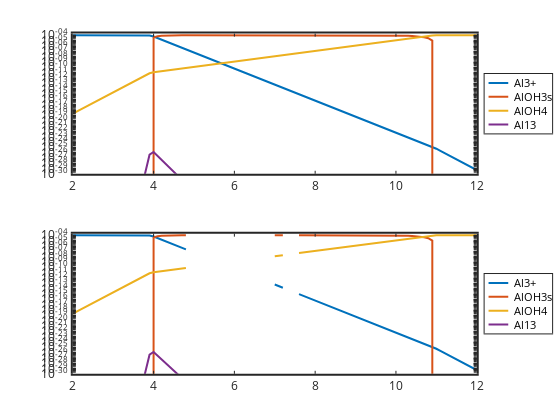

The code cell stored with this chart in its notebook:
### Code cell
subplot(211)
semilogy(pH,Alp3,'linewidth',2,pH,AlLOH3Rs,'linewidth',2,pH,AlLOHR4m,'linewidth',2, ...
pH,Al13LOHR32p7,'linewidth',2)
 set(gca,'linewidth',2,'fontsize',12)
legend('Al3+','AlOH3s','AlOH4','Al13','location','eastoutside')
axis([2 12 1e-30 2e-4])

subplot(212)
semilogy(pH,PAlp3,'linewidth',2,pH,PAlLOH3Rs,'linewidth',2,pH,PAlLOHR4m,'linewidth',2, ...
pH,PAl13LOHR32p7,'linewidth',2)
set(gca,'linewidth',2,'fontsize',12)
legend('Al3+','AlOH3s','AlOH4','Al13','location','eastoutside')
axis([2 12 1e-30 2e-4])

### Figure 1 — Plotly figure (JSON) as saved in the notebook; plotly's stock layout.template omitted (floating-point values rounded to 4 significant figures; data arrays with more than 128 entries replaced by an {"elided": "..."} marker saying what was removed)
{"data": [{"line": {"color": "rgb(0,113,188)", "dash": "solid", "width": 2}, "marker": {"color": "rgb(0,113,188)", "line": {"color": "rgb(0,113,188)"}, "size": 6, "symbol": "none"}, "mode": "lines", "name": "Al3+", "showlegend": true, "type": "scatter", "visibility": true, "x": [2, 2.1, 2.2, 2.3, 2.4, 2.5, 2.6, 2.7, 2.8, 2.9, 3, 3.1, 3.2, 3.3, 3.4, 3.5, 3.6, 3.7, 3.8, 3.9, 4, 4.1, 4.2, 4.3, 4.4, 4.5, 4.6, 4.7, 4.8, 4.9, 5, 5.1, 5.2, 5.3, 5.4, 5.5, 5.6, 5.7, 5.8, 5.9, 6, 6.1, 6.2, 6.3, 6.4, 6.5, 6.6, 6.7, 6.8, 6.9, 7, 7.1, 7.2, 7.3, 7.4, 7.5, 7.6, 7.7, 7.8, 7.9, 8, 8.1, 8.2, 8.3, 8.4, 8.5, 8.6, 8.7, 8.8, 8.9, 9, 9.1, 9.2, 9.3, 9.4, 9.5, 9.6, 9.7, 9.8, 9.9, 10, 10.1, 10.2, 10.3, 10.4, 10.5, 10.6, 10.7, 10.8, 10.9, 11, 11.1, 11.2, 11.3, 11.4, 11.5, 11.6, 11.7, 11.8, 11.9, 12], "xaxis": "x", "y": [9.989e-05, 9.986e-05, 9.983e-05, 9.978e-05, 9.972e-05, 9.965e-05, 9.956e-05, 9.945e-05, 9.931e-05, 9.913e-05, 9.891e-05, 9.862e-05, 9.827e-05, 9.783e-05, 9.729e-05, 9.66e-05, 9.575e-05, 9.469e-05, 9.339e-05, 9.179e-05, 5.702e-05, 2.858e-05, 1.432e-05, 7.178e-06, 3.597e-06, 1.803e-06, 9.036e-07, 4.529e-07, 2.27e-07, 1.138e-07, 5.702e-08, 2.858e-08, 1.432e-08, 7.178e-09, 3.597e-09, 1.803e-09, 9.036e-10, 4.529e-10, 2.27e-10, 1.138e-10, 5.702e-11, 2.858e-11, 1.432e-11, 7.178e-12, 3.597e-12, 1.803e-12, 9.036e-13, 4.529e-13, 2.27e-13, 1.138e-13, 5.702e-14, 2.858e-14, 1.432e-14, 7.178e-15, 3.597e-15, 1.803e-15, 9.036e-16, 4.529e-16, 2.27e-16, 1.138e-16, 5.702e-17, 2.858e-17, 1.432e-17, 7.178e-18, 3.597e-18, 1.803e-18, 9.036e-19, 4.529e-19, 2.27e-19, 1.138e-19, 5.702e-20, 2.858e-20, 1.432e-20, 7.178e-21, 3.597e-21, 1.803e-21, 9.036e-22, 4.529e-22, 2.27e-22, 1.138e-22, 5.702e-23, 2.858e-23, 1.432e-23, 7.178e-24, 3.597e-24, 1.803e-24, 9.036e-25, 4.529e-25, 2.27e-25, 1.138e-25, 5.012e-26, 1.995e-26, 7.943e-27, 3.162e-27, 1.259e-27, 5.012e-28, 1.995e-28, 7.943e-29, 3.162e-29, 1.259e-29, 5.012e-30], "yaxis": "y"}, {"line": {"color": "rgb(216,82,24)", "dash": "solid", "width": 2}, "marker": {"color": "rgb(216,82,24)", "line": {"color": "rgb(216,82,24)"}, "size": 6, "symbol": "none"}, "mode": "lines", "name": "AlOH3s", "showlegend": true, "type": "scatter", "visibility": true, "x": [2, 2.1, 2.2, 2.3, 2.4, 2.5, 2.6, 2.7, 2.8, 2.9, 3, 3.1, 3.2, 3.3, 3.4, 3.5, 3.6, 3.7, 3.8, 3.9, 4, 4.1, 4.2, 4.3, 4.4, 4.5, 4.6, 4.7, 4.8, 4.9, 5, 5.1, 5.2, 5.3, 5.4, 5.5, 5.6, 5.7, 5.8, 5.9, 6, 6.1, 6.2, 6.3, 6.4, 6.5, 6.6, 6.7, 6.8, 6.9, 7, 7.1, 7.2, 7.3, 7.4, 7.5, 7.6, 7.7, 7.8, 7.9, 8, 8.1, 8.2, 8.3, 8.4, 8.5, 8.6, 8.7, 8.8, 8.9, 9, 9.1, 9.2, 9.3, 9.4, 9.5, 9.6, 9.7, 9.8, 9.9, 10, 10.1, 10.2, 10.3, 10.4, 10.5, 10.6, 10.7, 10.8, 10.9, 11, 11.1, 11.2, 11.3, 11.4, 11.5, 11.6, 11.7, 11.8, 11.9, 12], "xaxis": "x", "y": [0, 0, 0, 0, 0, 0, 0, 0, 0, 0, 0, 0, 0, 0, 0, 0, 0, 0, 0, 0, 3.653e-05, 6.733e-05, 8.308e-05, 9.117e-05, 9.535e-05, 9.752e-05, 9.866e-05, 9.927e-05, 9.959e-05, 9.977e-05, 9.987e-05, 9.992e-05, 9.995e-05, 9.997e-05, 9.998e-05, 9.999e-05, 9.999e-05, 9.999e-05, 0.0001, 0.0001, 0.0001, 0.0001, 0.0001, 0.0001, 0.0001, 0.0001, 0.0001, 9.999e-05, 9.999e-05, 9.999e-05, 9.999e-05, 9.999e-05, 9.998e-05, 9.998e-05, 9.997e-05, 9.996e-05, 9.995e-05, 9.994e-05, 9.993e-05, 9.991e-05, 9.989e-05, 9.986e-05, 9.982e-05, 9.977e-05, 9.971e-05, 9.964e-05, 9.955e-05, 9.943e-05, 9.928e-05, 9.91e-05, 9.886e-05, 9.857e-05, 9.82e-05, 9.773e-05, 9.714e-05, 9.64e-05, 9.547e-05, 9.43e-05, 9.282e-05, 9.096e-05, 8.862e-05, 8.568e-05, 8.197e-05, 7.73e-05, 7.142e-05, 6.403e-05, 5.471e-05, 4.298e-05, 2.822e-05, 9.635e-06, 0, 0, 0, 0, 0, 0, 0, 0, 0, 0, 0], "yaxis": "y"}, {"line": {"color": "rgb(236,176,31)", "dash": "solid", "width": 2}, "marker": {"color": "rgb(236,176,31)", "line": {"color": "rgb(236,176,31)"}, "size": 6, "symbol": "none"}, "mode": "lines", "name": "AlOH4", "showlegend": true, "type": "scatter", "visibility": true, "x": [2, 2.1, 2.2, 2.3, 2.4, 2.5, 2.6, 2.7, 2.8, 2.9, 3, 3.1, 3.2, 3.3, 3.4, 3.5, 3.6, 3.7, 3.8, 3.9, 4, 4.1, 4.2, 4.3, 4.4, 4.5, 4.6, 4.7, 4.8, 4.9, 5, 5.1, 5.2, 5.3, 5.4, 5.5, 5.6, 5.7, 5.8, 5.9, 6, 6.1, 6.2, 6.3, 6.4, 6.5, 6.6, 6.7, 6.8, 6.9, 7, 7.1, 7.2, 7.3, 7.4, 7.5, 7.6, 7.7, 7.8, 7.9, 8, 8.1, 8.2, 8.3, 8.4, 8.5, 8.6, 8.7, 8.8, 8.9, 9, 9.1, 9.2, 9.3, 9.4, 9.5, 9.6, 9.7, 9.8, 9.9, 10, 10.1, 10.2, 10.3, 10.4, 10.5, 10.6, 10.7, 10.8, 10.9, 11, 11.1, 11.2, 11.3, 11.4, 11.5, 11.6, 11.7, 11.8, 11.9, 12], "xaxis": "x", "y": [1.993e-19, 5.005e-19, 1.257e-18, 3.155e-18, 7.921e-18, 1.988e-17, 4.99e-17, 1.252e-16, 3.14e-16, 7.874e-16, 1.973e-15, 4.943e-15, 1.237e-14, 3.094e-14, 7.728e-14, 1.927e-13, 4.799e-13, 1.192e-12, 2.953e-12, 7.291e-12, 1.138e-11, 1.432e-11, 1.803e-11, 2.27e-11, 2.858e-11, 3.597e-11, 4.529e-11, 5.702e-11, 7.178e-11, 9.036e-11, 1.138e-10, 1.432e-10, 1.803e-10, 2.27e-10, 2.858e-10, 3.597e-10, 4.529e-10, 5.702e-10, 7.178e-10, 9.036e-10, 1.138e-09, 1.432e-09, 1.803e-09, 2.27e-09, 2.858e-09, 3.597e-09, 4.529e-09, 5.702e-09, 7.178e-09, 9.036e-09, 1.138e-08, 1.432e-08, 1.803e-08, 2.27e-08, 2.858e-08, 3.597e-08, 4.529e-08, 5.702e-08, 7.178e-08, 9.036e-08, 1.138e-07, 1.432e-07, 1.803e-07, 2.27e-07, 2.858e-07, 3.597e-07, 4.529e-07, 5.702e-07, 7.178e-07, 9.036e-07, 1.138e-06, 1.432e-06, 1.803e-06, 2.27e-06, 2.858e-06, 3.597e-06, 4.529e-06, 5.702e-06, 7.178e-06, 9.036e-06, 1.138e-05, 1.432e-05, 1.803e-05, 2.27e-05, 2.858e-05, 3.597e-05, 4.529e-05, 5.702e-05, 7.178e-05, 9.036e-05, 0.0001, 0.0001, 0.0001, 0.0001, 0.0001, 0.0001, 0.0001, 0.0001, 0.0001, 0.0001, 0.0001], "yaxis": "y"}, {"line": {"color": "rgb(125,46,141)", "dash": "solid", "width": 2}, "marker": {"color": "rgb(125,46,141)", "line": {"color": "rgb(125,46,141)"}, "size": 6, "symbol": "none"}, "mode": "lines", "name": "Al13", "showlegend": true, "type": "scatter", "visibility": true, "x": [2, 2.1, 2.2, 2.3, 2.4, 2.5, 2.6, 2.7, 2.8, 2.9, 3, 3.1, 3.2, 3.3, 3.4, 3.5, 3.6, 3.7, 3.8, 3.9, 4, 4.1, 4.2, 4.3, 4.4, 4.5, 4.6, 4.7, 4.8, 4.9, 5, 5.1, 5.2, 5.3, 5.4, 5.5, 5.6, 5.7, 5.8, 5.9, 6, 6.1, 6.2, 6.3, 6.4, 6.5, 6.6, 6.7, 6.8, 6.9, 7, 7.1, 7.2, 7.3, 7.4, 7.5, 7.6, 7.7, 7.8, 7.9, 8, 8.1, 8.2, 8.3, 8.4, 8.5, 8.6, 8.7, 8.8, 8.9, 9, 9.1, 9.2, 9.3, 9.4, 9.5, 9.6, 9.7, 9.8, 9.9, 10, 10.1, 10.2, 10.3, 10.4, 10.5, 10.6, 10.7, 10.8, 10.9, 11, 11.1, 11.2, 11.3, 11.4, 11.5, 11.6, 11.7, 11.8, 11.9, 12], "xaxis": "x", "y": [1.836e-87, 2.898e-84, 4.572e-81, 7.204e-78, 1.133e-74, 1.78e-71, 2.788e-68, 4.353e-65, 6.773e-62, 1.049e-58, 1.614e-55, 2.465e-52, 3.73e-49, 5.577e-46, 8.215e-43, 1.188e-39, 1.678e-36, 2.302e-33, 3.047e-30, 3.856e-27, 1.253e-26, 2.5e-27, 4.989e-28, 9.954e-29, 1.986e-29, 3.963e-30, 7.907e-31, 1.578e-31, 3.148e-32, 6.281e-33, 1.253e-33, 2.5e-34, 4.989e-35, 9.954e-36, 1.986e-36, 3.963e-37, 7.907e-38, 1.578e-38, 3.148e-39, 6.281e-40, 1.253e-40, 2.5e-41, 4.989e-42, 9.954e-43, 1.986e-43, 3.963e-44, 7.907e-45, 1.578e-45, 3.148e-46, 6.281e-47, 1.253e-47, 2.5e-48, 4.989e-49, 9.954e-50, 1.986e-50, 3.963e-51, 7.907e-52, 1.578e-52, 3.148e-53, 6.281e-54, 1.253e-54, 2.5e-55, 4.989e-56, 9.954e-57, 1.986e-57, 3.963e-58, 7.907e-59, 1.578e-59, 3.148e-60, 6.281e-61, 1.253e-61, 2.5e-62, 4.989e-63, 9.954e-64, 1.986e-64, 3.963e-65, 7.907e-66, 1.578e-66, 3.148e-67, 6.281e-68, 1.253e-68, 2.5e-69, 4.989e-70, 9.954e-71, 1.986e-71, 3.963e-72, 7.907e-73, 1.578e-73, 3.148e-74, 6.281e-75, 2.344e-76, 2.344e-78, 2.344e-80, 2.344e-82, 2.344e-84, 2.344e-86, 2.344e-88, 2.344e-90, 2.344e-92, 2.344e-94, 2.344e-96], "yaxis": "y"}, {"hoverinfo": "none", "line": {"color": "rgb(0,113,188)", "dash": "solid", "width": 2}, "marker": {"color": "rgb(0,113,188)", "line": {"color": "rgb(0,113,188)"}, "size": 6, "symbol": "none"}, "mode": "lines", "name": "", "showlegend": false, "type": "scatter", "visibility": true, "x": [3, 18], "xaxis": "x2", "y": [6.78, 6.78], "yaxis": "y2"}, {"hoverinfo": "none", "line": {"color": "rgb(216,82,24)", "dash": "solid", "width": 2}, "marker": {"color": "rgb(216,82,24)", "line": {"color": "rgb(216,82,24)"}, "size": 6, "symbol": "none"}, "mode": "lines", "name": "", "showlegend": false, "type": "scatter", "visibility": true, "x": [3, 18], "xaxis": "x2", "y": [17.34, 17.34], "yaxis": "y2"}, {"hoverinfo": "none", "line": {"color": "rgb(236,176,31)", "dash": "solid", "width": 2}, "marker": {"color": "rgb(236,176,31)", "line": {"color": "rgb(236,176,31)"}, "size": 6, "symbol": "none"}, "mode": "lines", "name": "", "showlegend": false, "type": "scatter", "visibility": true, "x": [3, 18], "xaxis": "x2", "y": [27.9, 27.9], "yaxis": "y2"}, {"hoverinfo": "none", "line": {"color": "rgb(125,46,141)", "dash": "solid", "width": 2}, "marker": {"color": "rgb(125,46,141)", "line": {"color": "rgb(125,46,141)"}, "size": 6, "symbol": "none"}, "mode": "lines", "name": "", "showlegend": false, "type": "scatter", "visibility": true, "x": [3, 18], "xaxis": "x2", "y": [38.46, 38.46], "yaxis": "y2"}, {"line": {"color": "rgb(0,113,188)", "dash": "solid", "width": 2}, "marker": {"color": "rgb(0,113,188)", "line": {"color": "rgb(0,113,188)"}, "size": 6, "symbol": "none"}, "mode": "lines", "name": "Al3+", "showlegend": true, "type": "scatter", "visibility": true, "x": [2, 2.1, 2.2, 2.3, 2.4, 2.5, 2.6, 2.7, 2.8, 2.9, 3, 3.1, 3.2, 3.3, 3.4, 3.5, 3.6, 3.7, 3.8, 3.9, 4, 4.1, 4.2, 4.3, 4.4, 4.5, 4.6, 4.7, 4.8, 4.9, 5, 5.1, 5.2, 5.3, 5.4, 5.5, 5.6, 5.7, 5.8, 5.9, 6, 6.1, 6.2, 6.3, 6.4, 6.5, 6.6, 6.7, 6.8, 6.9, 7, 7.1, 7.2, 7.3, 7.4, 7.5, 7.6, 7.7, 7.8, 7.9, 8, 8.1, 8.2, 8.3, 8.4, 8.5, 8.6, 8.7, 8.8, 8.9, 9, 9.1, 9.2, 9.3, 9.4, 9.5, 9.6, 9.7, 9.8, 9.9, 10, 10.1, 10.2, 10.3, 10.4, 10.5, 10.6, 10.7, 10.8, 10.9, 11, 11.1, 11.2, 11.3, 11.4, 11.5, 11.6, 11.7, 11.8, 11.9, 12], "xaxis": "x3", "y": [9.989e-05, 9.986e-05, 9.983e-05, 9.978e-05, 9.972e-05, 9.965e-05, 9.956e-05, 9.945e-05, 9.931e-05, 9.913e-05, 9.891e-05, 9.863e-05, 9.827e-05, 9.783e-05, 9.729e-05, 9.66e-05, 9.575e-05, 9.469e-05, 9.339e-05, 9.179e-05, 5.702e-05, 2.858e-05, 1.432e-05, 7.178e-06, 3.598e-06, 1.803e-06, 9.037e-07, 4.529e-07, 2.27e-07, null, null, null, null, null, null, 1.803e-09, null, null, null, null, null, null, null, null, 3.598e-12, null, null, null, null, null, 5.702e-14, 2.858e-14, 1.432e-14, null, 3.598e-15, null, 9.037e-16, 4.529e-16, 2.27e-16, 1.138e-16, 5.702e-17, 2.858e-17, 1.432e-17, 7.178e-18, 3.598e-18, 1.803e-18, 9.037e-19, 4.529e-19, 2.27e-19, 1.138e-19, 5.702e-20, 2.858e-20, 1.432e-20, 7.178e-21, 3.598e-21, 1.803e-21, 9.037e-22, 4.529e-22, 2.27e-22, 1.138e-22, 5.702e-23, 2.858e-23, 1.432e-23, 7.178e-24, 3.598e-24, 1.803e-24, 9.037e-25, 4.529e-25, 2.27e-25, 1.138e-25, 5.013e-26, 1.996e-26, 7.945e-27, 3.163e-27, 1.259e-27, 5.013e-28, 1.996e-28, 7.947e-29, 3.164e-29, 1.26e-29, 5.016e-30], "yaxis": "y3"}, {"line": {"color": "rgb(216,82,24)", "dash": "solid", "width": 2}, "marker": {"color": "rgb(216,82,24)", "line": {"color": "rgb(216,82,24)"}, "size": 6, "symbol": "none"}, "mode": "lines", "name": "AlOH3s", "showlegend": true, "type": "scatter", "visibility": true, "x": [2, 2.1, 2.2, 2.3, 2.4, 2.5, 2.6, 2.7, 2.8, 2.9, 3, 3.1, 3.2, 3.3, 3.4, 3.5, 3.6, 3.7, 3.8, 3.9, 4, 4.1, 4.2, 4.3, 4.4, 4.5, 4.6, 4.7, 4.8, 4.9, 5, 5.1, 5.2, 5.3, 5.4, 5.5, 5.6, 5.7, 5.8, 5.9, 6, 6.1, 6.2, 6.3, 6.4, 6.5, 6.6, 6.7, 6.8, 6.9, 7, 7.1, 7.2, 7.3, 7.4, 7.5, 7.6, 7.7, 7.8, 7.9, 8, 8.1, 8.2, 8.3, 8.4, 8.5, 8.6, 8.7, 8.8, 8.9, 9, 9.1, 9.2, 9.3, 9.4, 9.5, 9.6, 9.7, 9.8, 9.9, 10, 10.1, 10.2, 10.3, 10.4, 10.5, 10.6, 10.7, 10.8, 10.9, 11, 11.1, 11.2, 11.3, 11.4, 11.5, 11.6, 11.7, 11.8, 11.9, 12], "xaxis": "x3", "y": [0, 0, 0, 0, 0, 0, 0, 0, 0, 0, 0, 0, 0, 0, 0, 0, 0, 0, 0, 0, 3.653e-05, 6.733e-05, 8.308e-05, 9.117e-05, 9.535e-05, 9.752e-05, 9.866e-05, 9.927e-05, 9.959e-05, null, null, null, null, null, null, 9.999e-05, null, null, null, null, null, null, null, null, 0.0001, null, null, null, null, null, 9.999e-05, 9.999e-05, 9.998e-05, null, 9.997e-05, null, 9.995e-05, 9.994e-05, 9.993e-05, 9.991e-05, 9.989e-05, 9.986e-05, 9.982e-05, 9.977e-05, 9.971e-05, 9.964e-05, 9.955e-05, 9.943e-05, 9.928e-05, 9.91e-05, 9.886e-05, 9.857e-05, 9.82e-05, 9.773e-05, 9.714e-05, 9.64e-05, 9.547e-05, 9.43e-05, 9.282e-05, 9.096e-05, 8.862e-05, 8.568e-05, 8.197e-05, 7.73e-05, 7.142e-05, 6.403e-05, 5.471e-05, 4.299e-05, 2.822e-05, 9.638e-06, 0, 0, 0, 0, 0, 0, 0, 0, 0, 0, 0], "yaxis": "y3"}, {"line": {"color": "rgb(236,176,31)", "dash": "solid", "width": 2}, "marker": {"color": "rgb(236,176,31)", "line": {"color": "rgb(236,176,31)"}, "size": 6, "symbol": "none"}, "mode": "lines", "name": "AlOH4", "showlegend": true, "type": "scatter", "visibility": true, "x": [2, 2.1, 2.2, 2.3, 2.4, 2.5, 2.6, 2.7, 2.8, 2.9, 3, 3.1, 3.2, 3.3, 3.4, 3.5, 3.6, 3.7, 3.8, 3.9, 4, 4.1, 4.2, 4.3, 4.4, 4.5, 4.6, 4.7, 4.8, 4.9, 5, 5.1, 5.2, 5.3, 5.4, 5.5, 5.6, 5.7, 5.8, 5.9, 6, 6.1, 6.2, 6.3, 6.4, 6.5, 6.6, 6.7, 6.8, 6.9, 7, 7.1, 7.2, 7.3, 7.4, 7.5, 7.6, 7.7, 7.8, 7.9, 8, 8.1, 8.2, 8.3, 8.4, 8.5, 8.6, 8.7, 8.8, 8.9, 9, 9.1, 9.2, 9.3, 9.4, 9.5, 9.6, 9.7, 9.8, 9.9, 10, 10.1, 10.2, 10.3, 10.4, 10.5, 10.6, 10.7, 10.8, 10.9, 11, 11.1, 11.2, 11.3, 11.4, 11.5, 11.6, 11.7, 11.8, 11.9, 12], "xaxis": "x3", "y": [1.992e-19, 5.002e-19, 1.256e-18, 3.154e-18, 7.918e-18, 1.988e-17, 4.989e-17, 1.252e-16, 3.14e-16, 7.873e-16, 1.973e-15, 4.942e-15, 1.237e-14, 3.093e-14, 7.727e-14, 1.927e-13, 4.798e-13, 1.192e-12, 2.953e-12, 7.29e-12, 1.138e-11, 1.432e-11, 1.803e-11, 2.27e-11, 2.858e-11, 3.597e-11, 4.529e-11, 5.702e-11, 7.178e-11, null, null, null, null, null, null, 3.597e-10, null, null, null, null, null, null, null, null, 2.858e-09, null, null, null, null, null, 1.138e-08, 1.432e-08, 1.803e-08, null, 2.858e-08, null, 4.529e-08, 5.702e-08, 7.178e-08, 9.036e-08, 1.138e-07, 1.432e-07, 1.803e-07, 2.27e-07, 2.858e-07, 3.597e-07, 4.529e-07, 5.702e-07, 7.178e-07, 9.036e-07, 1.138e-06, 1.432e-06, 1.803e-06, 2.27e-06, 2.858e-06, 3.597e-06, 4.529e-06, 5.702e-06, 7.178e-06, 9.036e-06, 1.138e-05, 1.432e-05, 1.803e-05, 2.27e-05, 2.858e-05, 3.597e-05, 4.529e-05, 5.701e-05, 7.178e-05, 9.036e-05, 0.0001, 0.0001, 0.0001, 0.0001, 0.0001, 0.0001, 0.0001, 0.0001, 0.0001, 0.0001, 0.0001], "yaxis": "y3"}, {"line": {"color": "rgb(125,46,141)", "dash": "solid", "width": 2}, "marker": {"color": "rgb(125,46,141)", "line": {"color": "rgb(125,46,141)"}, "size": 6, "symbol": "none"}, "mode": "lines", "name": "Al13", "showlegend": true, "type": "scatter", "visibility": true, "x": [2, 2.1, 2.2, 2.3, 2.4, 2.5, 2.6, 2.7, 2.8, 2.9, 3, 3.1, 3.2, 3.3, 3.4, 3.5, 3.6, 3.7, 3.8, 3.9, 4, 4.1, 4.2, 4.3, 4.4, 4.5, 4.6, 4.7, 4.8, 4.9, 5, 5.1, 5.2, 5.3, 5.4, 5.5, 5.6, 5.7, 5.8, 5.9, 6, 6.1, 6.2, 6.3, 6.4, 6.5, 6.6, 6.7, 6.8, 6.9, 7, 7.1, 7.2, 7.3, 7.4, 7.5, 7.6, 7.7, 7.8, 7.9, 8, 8.1, 8.2, 8.3, 8.4, 8.5, 8.6, 8.7, 8.8, 8.9, 9, 9.1, 9.2, 9.3, 9.4, 9.5, 9.6, 9.7, 9.8, 9.9, 10, 10.1, 10.2, 10.3, 10.4, 10.5, 10.6, 10.7, 10.8, 10.9, 11, 11.1, 11.2, 11.3, 11.4, 11.5, 11.6, 11.7, 11.8, 11.9, 12], "xaxis": "x3", "y": [0, 0, 0, 0, 0, 0, 0, 0, 0, 0, 0, 0, 0, 0, 0, 1.187e-39, 1.677e-36, 2.301e-33, 3.045e-30, 3.854e-27, 1.253e-26, 2.501e-27, 4.989e-28, 9.955e-29, 1.986e-29, 3.963e-30, 7.908e-31, 1.578e-31, 3.148e-32, null, null, null, null, null, null, 3.963e-37, null, null, null, null, null, null, null, null, 0, null, null, null, null, null, 0, 0, 0, null, 0, null, 0, 0, 0, 0, 0, 0, 0, 0, 0, 0, 0, 0, 0, 0, 0, 0, 0, 0, 0, 0, 0, 0, 0, 0, 0, 0, 0, 0, 0, 0, 0, 0, 0, 0, 0, 0, 0, 0, 0, 0, 0, 0, 0, 0, 0], "yaxis": "y3"}, {"hoverinfo": "none", "line": {"color": "rgb(0,113,188)", "dash": "solid", "width": 2}, "marker": {"color": "rgb(0,113,188)", "line": {"color": "rgb(0,113,188)"}, "size": 6, "symbol": "none"}, "mode": "lines", "name": "", "showlegend": false, "type": "scatter", "visibility": true, "x": [3, 18], "xaxis": "x4", "y": [6.78, 6.78], "yaxis": "y4"}, {"hoverinfo": "none", "line": {"color": "rgb(216,82,24)", "dash": "solid", "width": 2}, "marker": {"color": "rgb(216,82,24)", "line": {"color": "rgb(216,82,24)"}, "size": 6, "symbol": "none"}, "mode": "lines", "name": "", "showlegend": false, "type": "scatter", "visibility": true, "x": [3, 18], "xaxis": "x4", "y": [17.34, 17.34], "yaxis": "y4"}, {"hoverinfo": "none", "line": {"color": "rgb(236,176,31)", "dash": "solid", "width": 2}, "marker": {"color": "rgb(236,176,31)", "line": {"color": "rgb(236,176,31)"}, "size": 6, "symbol": "none"}, "mode": "lines", "name": "", "showlegend": false, "type": "scatter", "visibility": true, "x": [3, 18], "xaxis": "x4", "y": [27.9, 27.9], "yaxis": "y4"}, {"hoverinfo": "none", "line": {"color": "rgb(125,46,141)", "dash": "solid", "width": 2}, "marker": {"color": "rgb(125,46,141)", "line": {"color": "rgb(125,46,141)"}, "size": 6, "symbol": "none"}, "mode": "lines", "name": "", "showlegend": false, "type": "scatter", "visibility": true, "x": [3, 18], "xaxis": "x4", "y": [38.46, 38.46], "yaxis": "y4"}], "layout": {"annotations": [{"font": {"color": "rgb(0,0,0)", "size": 10.8}, "showarrow": false, "text": "Al3+", "x": 21, "xanchor": "left", "xref": "x2", "y": 6.78, "yanchor": "middle", "yref": "y2"}, {"font": {"color": "rgb(0,0,0)", "size": 10.8}, "showarrow": false, "text": "AlOH3s", "x": 21, "xanchor": "left", "xref": "x2", "y": 17.34, "yanchor": "middle", "yref": "y2"}, {"font": {"color": "rgb(0,0,0)", "size": 10.8}, "showarrow": false, "text": "AlOH4", "x": 21, "xanchor": "left", "xref": "x2", "y": 27.9, "yanchor": "middle", "yref": "y2"}, {"font": {"color": "rgb(0,0,0)", "size": 10.8}, "showarrow": false, "text": "Al13", "x": 21, "xanchor": "left", "xref": "x2", "y": 38.46, "yanchor": "middle", "yref": "y2"}, {"font": {"color": "rgb(0,0,0)", "size": 10.8}, "showarrow": false, "text": "Al3+", "x": 21, "xanchor": "left", "xref": "x4", "y": 6.78, "yanchor": "middle", "yref": "y4"}, {"font": {"color": "rgb(0,0,0)", "size": 10.8}, "showarrow": false, "text": "AlOH3s", "x": 21, "xanchor": "left", "xref": "x4", "y": 17.34, "yanchor": "middle", "yref": "y4"}, {"font": {"color": "rgb(0,0,0)", "size": 10.8}, "showarrow": false, "text": "AlOH4", "x": 21, "xanchor": "left", "xref": "x4", "y": 27.9, "yanchor": "middle", "yref": "y4"}, {"font": {"color": "rgb(0,0,0)", "size": 10.8}, "showarrow": false, "text": "Al13", "x": 21, "xanchor": "left", "xref": "x4", "y": 38.46, "yanchor": "middle", "yref": "y4"}], "height": 420, "hovermode": "closest", "margin": {"b": 0, "l": 0, "r": 0, "t": 0}, "plot_bgcolor": "rgba(0,0,0,0)", "showlegend": false, "width": 560, "xaxis": {"anchor": "y", "autorange": false, "domain": [0.13, 0.8513], "exponentformat": "none", "gridcolor": "rgba(38,38,38,0.15)", "gridwidth": 2, "linecolor": "rgb(38,38,38)", "linewidth": 2, "mirror": "ticks", "range": [2, 12], "showgrid": false, "showline": true, "side": "bottom", "spikedash": "solid", "spikemode": "across", "spikesides": false, "spikethickness": 1, "tickangle": 0, "tickcolor": "rgb(38,38,38)", "tickfont": {"color": "rgb(38,38,38)", "size": 12}, "ticklen": 3, "ticks": "inside", "ticktext": ["2", "4", "6", "8", "10", "12"], "tickvals": [2, 4, 6, 8, 10, 12], "title": {"font": {"color": "rgb(0,0,0)", "size": 13.2}, "text": ""}, "type": "linear", "visible": true, "zeroline": false}, "xaxis2": {"anchor": "y2", "autorange": false, "domain": [0.8654, 0.9859], "exponentformat": "none", "fixedrange": true, "gridcolor": "rgba(38,38,38,0.15)", "gridwidth": 1, "linecolor": "rgb(38,38,38)", "linewidth": 1, "mirror": true, "range": [0, 51.42], "showgrid": false, "showline": true, "showspikes": false, "side": "bottom", "spikedash": "solid", "spikemode": "across", "spikesides": false, "spikethickness": 1, "tickangle": 0, "tickcolor": "rgb(38,38,38)", "tickfont": {"color": "rgb(38,38,38)", "size": 10.8}, "ticklen": 3, "ticks": "", "ticktext": [], "tickvals": [], "title": {"font": {"color": "rgb(0,0,0)", "size": 11.88}, "text": ""}, "type": "linear", "visible": true, "zeroline": false}, "xaxis3": {"anchor": "y3", "autorange": false, "domain": [0.13, 0.8513], "exponentformat": "none", "gridcolor": "rgba(38,38,38,0.15)", "gridwidth": 2, "linecolor": "rgb(38,38,38)", "linewidth": 2, "mirror": "ticks", "range": [2, 12], "showgrid": false, "showline": true, "side": "bottom", "spikedash": "solid", "spikemode": "across", "spikesides": false, "spikethickness": 1, "tickangle": 0, "tickcolor": "rgb(38,38,38)", "tickfont": {"color": "rgb(38,38,38)", "size": 12}, "ticklen": 3, "ticks": "inside", "ticktext": ["2", "4", "6", "8", "10", "12"], "tickvals": [2, 4, 6, 8, 10, 12], "title": {"font": {"color": "rgb(0,0,0)", "size": 13.2}, "text": ""}, "type": "linear", "visible": true, "zeroline": false}, "xaxis4": {"anchor": "y4", "autorange": false, "domain": [0.8654, 0.9859], "exponentformat": "none", "fixedrange": true, "gridcolor": "rgba(38,38,38,0.15)", "gridwidth": 1, "linecolor": "rgb(38,38,38)", "linewidth": 1, "mirror": true, "range": [0, 51.42], "showgrid": false, "showline": true, "showspikes": false, "side": "bottom", "spikedash": "solid", "spikemode": "across", "spikesides": false, "spikethickness": 1, "tickangle": 0, "tickcolor": "rgb(38,38,38)", "tickfont": {"color": "rgb(38,38,38)", "size": 10.8}, "ticklen": 3, "ticks": "", "ticktext": [], "tickvals": [], "title": {"font": {"color": "rgb(0,0,0)", "size": 11.88}, "text": ""}, "type": "linear", "visible": true, "zeroline": false}, "yaxis": {"anchor": "x", "autorange": false, "domain": [0.5863, 0.9199], "exponentformat": "none", "gridcolor": "rgba(38,38,38,0.15)", "gridwidth": 2, "linecolor": "rgb(38,38,38)", "linewidth": 2, "mirror": "ticks", "range": [-30, -3.699], "showgrid": false, "showline": true, "side": "left", "spikedash": "solid", "spikemode": "across", "spikesides": false, "spikethickness": 1, "tickangle": 0, "tickcolor": "rgb(38,38,38)", "tickfont": {"color": "rgb(38,38,38)", "size": 12}, "ticklen": 3, "ticks": "inside", "ticktext": {"elided": "236 str values"}, "tickvals": {"elided": "236 float values"}, "title": {"font": {"color": "rgb(0,0,0)", "size": 13.2}, "text": ""}, "type": "log", "visible": true, "zeroline": false}, "yaxis2": {"anchor": "x2", "autorange": false, "domain": [0.6824, 0.8238], "exponentformat": "none", "fixedrange": true, "gridcolor": "rgba(38,38,38,0.15)", "gridwidth": 1, "linecolor": "rgb(38,38,38)", "linewidth": 1, "mirror": true, "range": [45.24, 0], "showgrid": false, "showline": true, "showspikes": false, "side": "left", "spikedash": "solid", "spikemode": "across", "spikesides": false, "spikethickness": 1, "tickangle": 0, "tickcolor": "rgb(38,38,38)", "tickfont": {"color": "rgb(38,38,38)", "size": 10.8}, "ticklen": 3, "ticks": "", "ticktext": [], "tickvals": [], "title": {"font": {"color": "rgb(0,0,0)", "size": 11.88}, "text": ""}, "type": "linear", "visible": true, "zeroline": false}, "yaxis3": {"anchor": "x3", "autorange": false, "domain": [0.11, 0.4437], "exponentformat": "none", "gridcolor": "rgba(38,38,38,0.15)", "gridwidth": 2, "linecolor": "rgb(38,38,38)", "linewidth": 2, "mirror": "ticks", "range": [-30, -3.699], "showgrid": false, "showline": true, "side": "left", "spikedash": "solid", "spikemode": "across", "spikesides": false, "spikethickness": 1, "tickangle": 0, "tickcolor": "rgb(38,38,38)", "tickfont": {"color": "rgb(38,38,38)", "size": 12}, "ticklen": 3, "ticks": "inside", "ticktext": {"elided": "236 str values"}, "tickvals": {"elided": "236 float values"}, "title": {"font": {"color": "rgb(0,0,0)", "size": 13.2}, "text": ""}, "type": "log", "visible": true, "zeroline": false}, "yaxis4": {"anchor": "x4", "autorange": false, "domain": [0.2061, 0.3475], "exponentformat": "none", "fixedrange": true, "gridcolor": "rgba(38,38,38,0.15)", "gridwidth": 1, "linecolor": "rgb(38,38,38)", "linewidth": 1, "mirror": true, "range": [45.24, 0], "showgrid": false, "showline": true, "showspikes": false, "side": "left", "spikedash": "solid", "spikemode": "across", "spikesides": false, "spikethickness": 1, "tickangle": 0, "tickcolor": "rgb(38,38,38)", "tickfont": {"color": "rgb(38,38,38)", "size": 10.8}, "ticklen": 3, "ticks": "", "ticktext": [], "tickvals": [], "title": {"font": {"color": "rgb(0,0,0)", "size": 11.88}, "text": ""}, "type": "linear", "visible": true, "zeroline": false}}}
